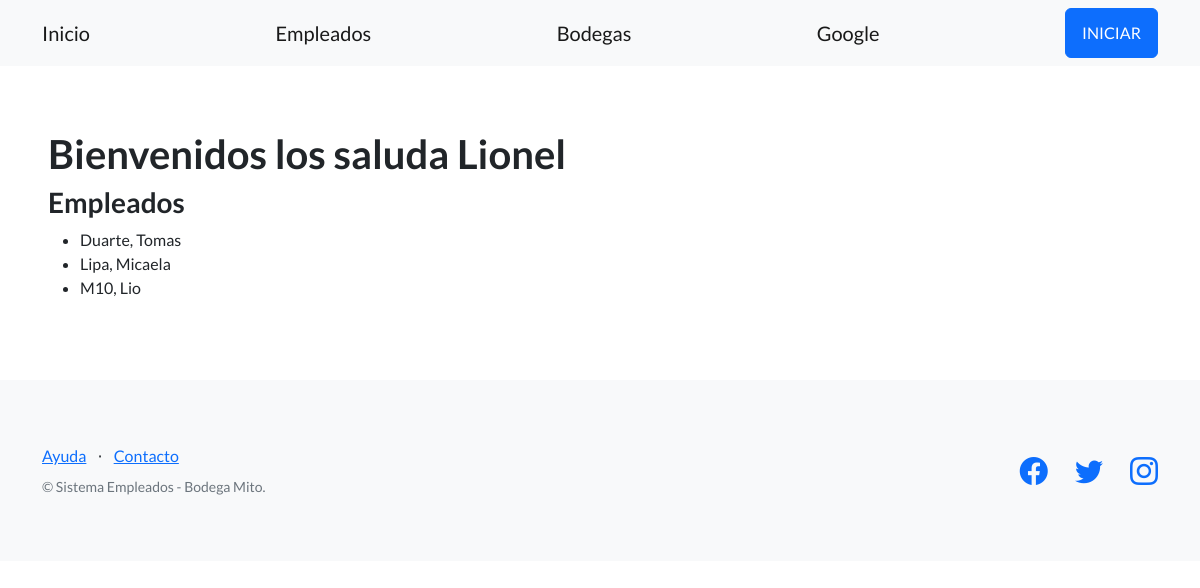
The page /empleados/empleados/ on the database its author committed.
### control_empleados/models.py (models this page shows, shortened)
class Empleado(models.Model):
    apellido = models.CharField(max_length=256)
    nombre = models.CharField(max_length=256)
    email = models.EmailField(blank=True)
    telefono = models.CharField(max_length=20, blank=True, null=True)
    dni = models.CharField(max_length=32)
    fecha_nacimiento = models.DateField(null=True)

### control_empleados/views.py (the view)
# urls.py: path('empleados/', listar_empleados, name='lista_empleados'),
def listar_empleados(request):
    contexto = {
        "jefe": "Lionel",
        "empleados": Empleado.objects.all
    }
    http_response = render(
        request=request,
        template_name='control_empleados/lista_empleados.html',
        context=contexto,
    )
    return http_response

### control_empleados/templates/control_empleados/lista_empleados.html (shortened to what this page needs)
{% extends "base.html" %}
{% block contenido %}
    <h1>
        Bienvenidos los saluda {{jefe}}
    </h1>
    <h3>Empleados</h3>
    <ul>
        {% for empleado in empleados %}
        <li>
            {{empleado.apellido}}, {{empleado.nombre}}
        </li>
        {% endfor %}
    </ul>
{% endblock contenido %}

### rows shown on the page
Empleado: apellido "Duarte", nombre "Tomas"
Empleado: apellido "Lipa", nombre "Micaela"
Empleado: apellido "M10", nombre "Lio"

### other values the page prints
{{ jefe }} "Lionel"
